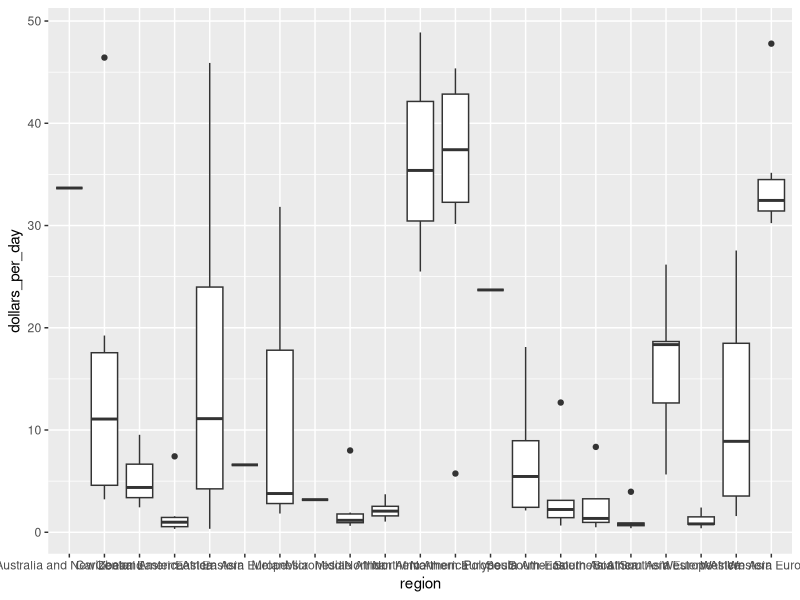
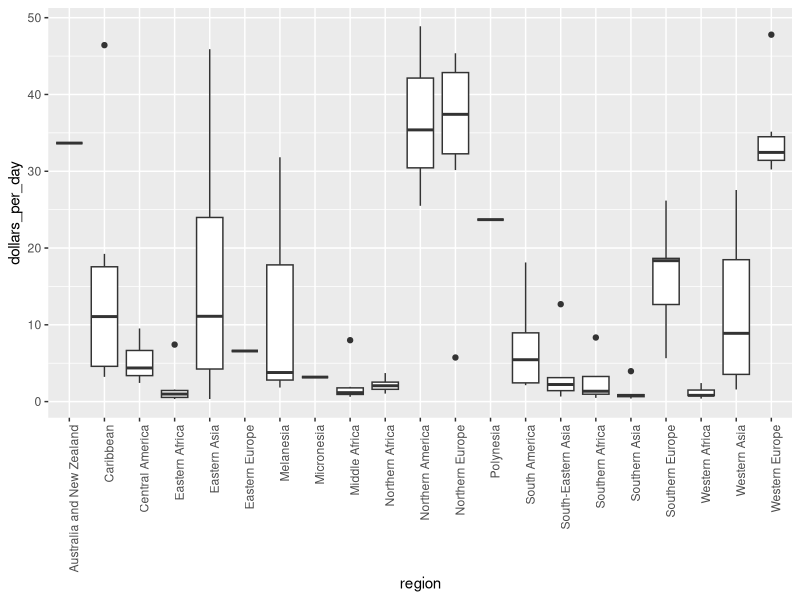
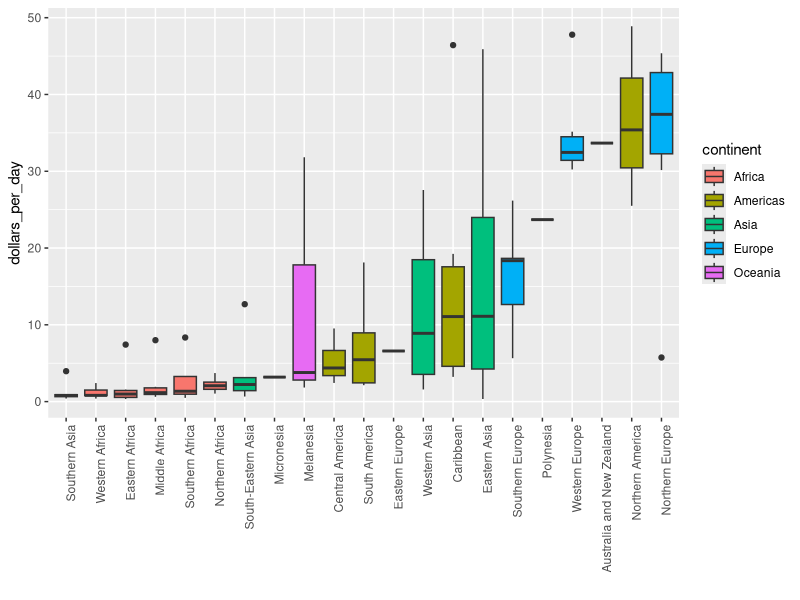
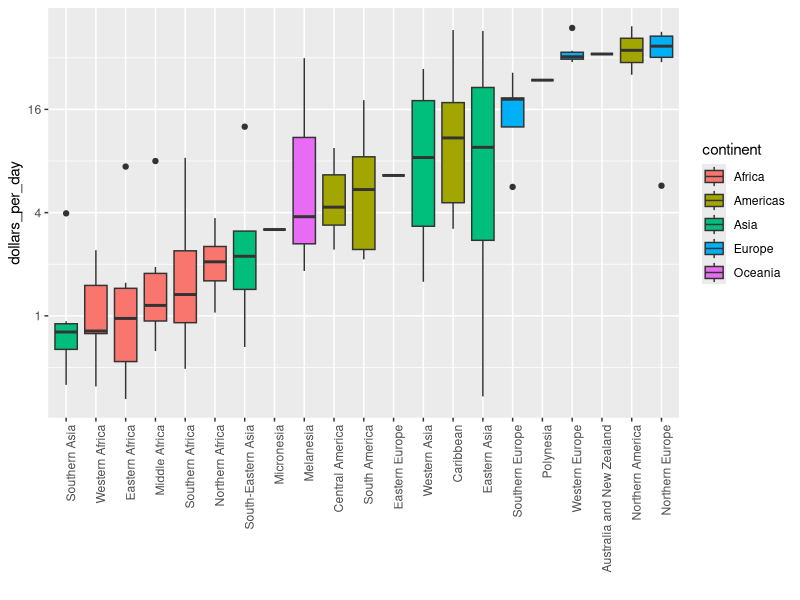
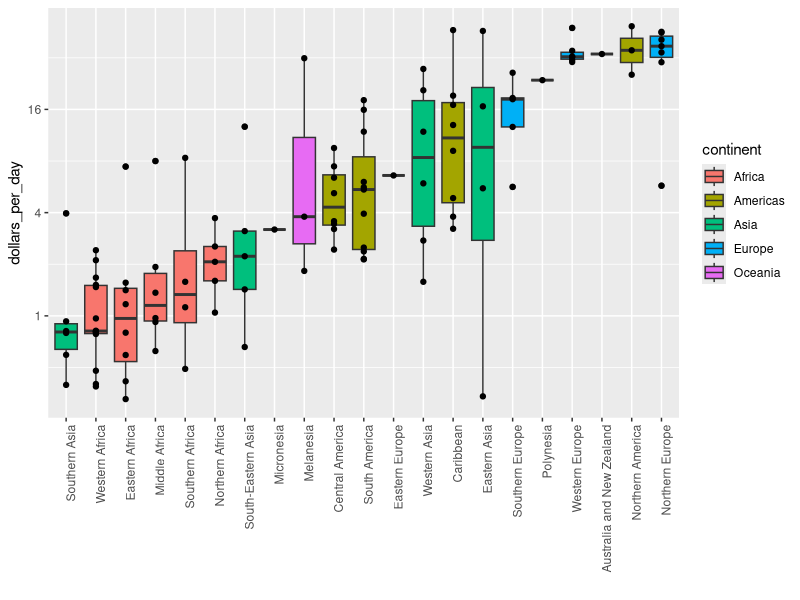

Write the R code that produced these figures, in order.
library(dslabs)
library(dplyr)
library(tidyverse)
data(gapminder)

# add dollars per day variable
gapminder <- gapminder %>%
  mutate(dollars_per_day = gdp/population/365)

# number of regions
length(levels(gapminder$region))

# boxplot of GDP by region in 1970
past_year <- 1970
p <- gapminder %>%
  filter(year == past_year & !is.na(gdp)) %>%
  ggplot(aes(region, dollars_per_day))
p + geom_boxplot()

# rotate names on x-axis
p + geom_boxplot() +
  theme(axis.text.x = element_text(angle = 90, hjust = 1))

# reorder by median income and color by continent
p <- gapminder %>%
  filter(year == past_year & !is.na(gdp)) %>%
  mutate(region = reorder(region, dollars_per_day, FUN = median)) %>%    # reorder
  ggplot(aes(region, dollars_per_day, fill = continent)) +    # color by continent
  geom_boxplot() +
  theme(axis.text.x = element_text(angle = 90, hjust = 1)) +
  xlab("")
p

# log2 scale y-axis
p + scale_y_continuous(trans = "log2")

# add data points
p + scale_y_continuous(trans = "log2") + geom_point(show.legend = FALSE)
